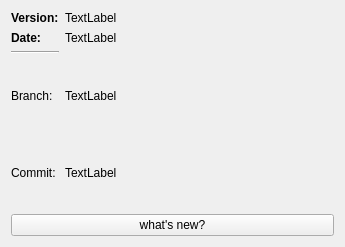
<?xml version="1.0" encoding="UTF-8"?>
<ui version="4.0">
 <class>Version</class>
 <widget class="QWidget" name="Version">
  <property name="geometry">
   <rect>
    <x>0</x>
    <y>0</y>
    <width>345</width>
    <height>247</height>
   </rect>
  </property>
  <property name="windowTitle">
   <string>Version</string>
  </property>
  <property name="locale">
   <locale language="English" country="UnitedStates"/>
  </property>
  <layout class="QGridLayout" name="gridLayout_2">
   <item row="0" column="0">
    <layout class="QGridLayout" name="gridLayout">
     <item row="1" column="0">
      <widget class="QLabel" name="labelDateFix">
       <property name="sizePolicy">
        <sizepolicy hsizetype="Fixed" vsizetype="Fixed">
         <horstretch>0</horstretch>
         <verstretch>0</verstretch>
        </sizepolicy>
       </property>
       <property name="font">
        <font>
         <weight>75</weight>
         <bold>true</bold>
        </font>
       </property>
       <property name="text">
        <string>Date:</string>
       </property>
      </widget>
     </item>
     <item row="1" column="1">
      <widget class="QLabel" name="labelDate">
       <property name="text">
        <string>TextLabel</string>
       </property>
      </widget>
     </item>
     <item row="0" column="1">
      <widget class="QLabel" name="labelVersion">
       <property name="text">
        <string>TextLabel</string>
       </property>
      </widget>
     </item>
     <item row="0" column="0">
      <widget class="QLabel" name="labelVersionFix">
       <property name="enabled">
        <bool>true</bool>
       </property>
       <property name="sizePolicy">
        <sizepolicy hsizetype="Fixed" vsizetype="Fixed">
         <horstretch>0</horstretch>
         <verstretch>0</verstretch>
        </sizepolicy>
       </property>
       <property name="font">
        <font>
         <weight>75</weight>
         <bold>true</bold>
        </font>
       </property>
       <property name="text">
        <string>Version:</string>
       </property>
      </widget>
     </item>
     <item row="4" column="0">
      <widget class="QLabel" name="labelCommitFix">
       <property name="text">
        <string>Commit:</string>
       </property>
      </widget>
     </item>
     <item row="3" column="1">
      <widget class="QLabel" name="labelBranch">
       <property name="text">
        <string>TextLabel</string>
       </property>
      </widget>
     </item>
     <item row="4" column="1">
      <widget class="QLabel" name="labelCommit">
       <property name="text">
        <string>TextLabel</string>
       </property>
      </widget>
     </item>
     <item row="3" column="0">
      <widget class="QLabel" name="labelBranchFix">
       <property name="font">
        <font>
         <italic>false</italic>
        </font>
       </property>
       <property name="text">
        <string>Branch:</string>
       </property>
      </widget>
     </item>
     <item row="2" column="0">
      <widget class="Line" name="line">
       <property name="orientation">
        <enum>Qt::Horizontal</enum>
       </property>
      </widget>
     </item>
    </layout>
   </item>
   <item row="1" column="0">
    <widget class="QPushButton" name="pushButton_whatsNew">
     <property name="text">
      <string>what's new?</string>
     </property>
    </widget>
   </item>
  </layout>
 </widget>
 <resources/>
 <connections/>
</ui>
